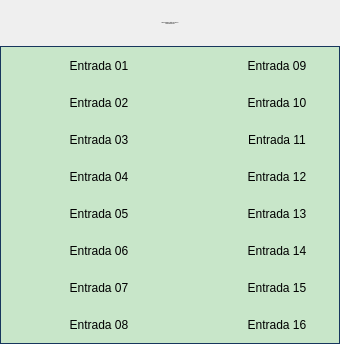
<?xml version="1.0" encoding="UTF-8"?>
<ui version="4.0">
 <class>Form</class>
 <widget class="QWidget" name="Form">
  <property name="geometry">
   <rect>
    <x>0</x>
    <y>0</y>
    <width>340</width>
    <height>344</height>
   </rect>
  </property>
  <property name="minimumSize">
   <size>
    <width>340</width>
    <height>340</height>
   </size>
  </property>
  <property name="maximumSize">
   <size>
    <width>340</width>
    <height>344</height>
   </size>
  </property>
  <property name="windowTitle">
   <string>Cartão 5069-IB16 02 Controladora Booster</string>
  </property>
  <layout class="QVBoxLayout" name="verticalLayout">
   <property name="spacing">
    <number>0</number>
   </property>
   <property name="leftMargin">
    <number>0</number>
   </property>
   <property name="topMargin">
    <number>0</number>
   </property>
   <property name="rightMargin">
    <number>0</number>
   </property>
   <property name="bottomMargin">
    <number>0</number>
   </property>
   <item>
    <layout class="QVBoxLayout" name="verticalLayout_2">
     <property name="spacing">
      <number>0</number>
     </property>
     <item>
      <widget class="PyDMLabel" name="PyDMLabel_17">
       <property name="font">
        <font>
         <pointsize>-1</pointsize>
        </font>
       </property>
       <property name="toolTip">
        <string/>
       </property>
       <property name="styleSheet">
        <string notr="true">PyDMLabel {
 qproperty-alignment: AlignCenter;
 border: 1px solid #FF17365D;
 background-color: #FF17365D;
 color: rgb(255, 255, 255);
 min-height: 45px;
 max-height: 45px;
 font-size: 14px;
}</string>
       </property>
       <property name="text">
        <string>Falhas Hardware Cartão 5069-IB16 02
Controladora Booster</string>
       </property>
       <property name="alignment">
        <set>Qt::AlignCenter</set>
       </property>
      </widget>
     </item>
     <item>
      <widget class="QFrame" name="frame">
       <property name="styleSheet">
        <string notr="true">QFrame#frame{
     border: 1px solid #FF17365D;
	 background-color: #c8e6c9;
}

PyDMByteIndicator {
  min-height: 1.50em;
  max-height: 1.50em;
  min-width: 1.50em;
}</string>
       </property>
       <property name="frameShape">
        <enum>QFrame::StyledPanel</enum>
       </property>
       <property name="frameShadow">
        <enum>QFrame::Raised</enum>
       </property>
       <layout class="QVBoxLayout" name="verticalLayout_3">
        <property name="spacing">
         <number>0</number>
        </property>
        <property name="leftMargin">
         <number>0</number>
        </property>
        <property name="topMargin">
         <number>0</number>
        </property>
        <property name="rightMargin">
         <number>0</number>
        </property>
        <property name="bottomMargin">
         <number>0</number>
        </property>
        <item>
         <layout class="QGridLayout" name="gridLayout">
          <property name="leftMargin">
           <number>5</number>
          </property>
          <property name="topMargin">
           <number>5</number>
          </property>
          <property name="rightMargin">
           <number>5</number>
          </property>
          <property name="bottomMargin">
           <number>5</number>
          </property>
          <property name="horizontalSpacing">
           <number>5</number>
          </property>
          <property name="verticalSpacing">
           <number>10</number>
          </property>
          <item row="1" column="1">
           <widget class="PyDMLabel" name="PyDMLabel_2">
            <property name="sizePolicy">
             <sizepolicy hsizetype="Fixed" vsizetype="Fixed">
              <horstretch>0</horstretch>
              <verstretch>0</verstretch>
             </sizepolicy>
            </property>
            <property name="minimumSize">
             <size>
              <width>100</width>
              <height>25</height>
             </size>
            </property>
            <property name="maximumSize">
             <size>
              <width>100</width>
              <height>25</height>
             </size>
            </property>
            <property name="toolTip">
             <string/>
            </property>
            <property name="text">
             <string>Entrada 02</string>
            </property>
            <property name="alignment">
             <set>Qt::AlignCenter</set>
            </property>
           </widget>
          </item>
          <item row="4" column="0">
           <widget class="PyDMByteIndicator" name="PyDMByteIndicator_5">
            <property name="sizePolicy">
             <sizepolicy hsizetype="Fixed" vsizetype="Fixed">
              <horstretch>0</horstretch>
              <verstretch>0</verstretch>
             </sizepolicy>
            </property>
            <property name="minimumSize">
             <size>
              <width>27</width>
              <height>27</height>
             </size>
            </property>
            <property name="maximumSize">
             <size>
              <width>30</width>
              <height>27</height>
             </size>
            </property>
            <property name="toolTip">
             <string/>
            </property>
            <property name="channel" stdset="0">
             <string>ca://RA-RaBO02:RF-IntlkCtrl:InDig20-Mon.VAL</string>
            </property>
            <property name="onColor" stdset="0">
             <color>
              <red>255</red>
              <green>0</green>
              <blue>0</blue>
             </color>
            </property>
            <property name="offColor" stdset="0">
             <color>
              <red>0</red>
              <green>255</green>
              <blue>0</blue>
             </color>
            </property>
            <property name="showLabels" stdset="0">
             <bool>false</bool>
            </property>
            <property name="circles" stdset="0">
             <bool>true</bool>
            </property>
           </widget>
          </item>
          <item row="1" column="4">
           <widget class="PyDMLabel" name="PyDMLabel_10">
            <property name="sizePolicy">
             <sizepolicy hsizetype="Fixed" vsizetype="Fixed">
              <horstretch>0</horstretch>
              <verstretch>0</verstretch>
             </sizepolicy>
            </property>
            <property name="minimumSize">
             <size>
              <width>100</width>
              <height>25</height>
             </size>
            </property>
            <property name="maximumSize">
             <size>
              <width>100</width>
              <height>25</height>
             </size>
            </property>
            <property name="toolTip">
             <string/>
            </property>
            <property name="text">
             <string>Entrada 10</string>
            </property>
            <property name="alignment">
             <set>Qt::AlignCenter</set>
            </property>
           </widget>
          </item>
          <item row="0" column="3">
           <widget class="PyDMByteIndicator" name="PyDMByteIndicator_9">
            <property name="sizePolicy">
             <sizepolicy hsizetype="Fixed" vsizetype="Fixed">
              <horstretch>0</horstretch>
              <verstretch>0</verstretch>
             </sizepolicy>
            </property>
            <property name="minimumSize">
             <size>
              <width>27</width>
              <height>27</height>
             </size>
            </property>
            <property name="maximumSize">
             <size>
              <width>30</width>
              <height>27</height>
             </size>
            </property>
            <property name="toolTip">
             <string/>
            </property>
            <property name="alarmSensitiveContent" stdset="0">
             <bool>false</bool>
            </property>
            <property name="alarmSensitiveBorder" stdset="0">
             <bool>true</bool>
            </property>
            <property name="PyDMToolTip" stdset="0">
             <string/>
            </property>
            <property name="channel" stdset="0">
             <string>ca://RA-RaBO02:RF-IntlkCtrl:InDig24-Mon.VAL</string>
            </property>
            <property name="onColor" stdset="0">
             <color>
              <red>255</red>
              <green>0</green>
              <blue>0</blue>
             </color>
            </property>
            <property name="offColor" stdset="0">
             <color>
              <red>0</red>
              <green>255</green>
              <blue>0</blue>
             </color>
            </property>
            <property name="showLabels" stdset="0">
             <bool>false</bool>
            </property>
            <property name="bigEndian" stdset="0">
             <bool>false</bool>
            </property>
            <property name="circles" stdset="0">
             <bool>true</bool>
            </property>
            <property name="numBits" stdset="0">
             <number>1</number>
            </property>
            <property name="shift" stdset="0">
             <number>0</number>
            </property>
            <property name="labels" stdset="0">
             <stringlist>
              <string>Bit 0</string>
             </stringlist>
            </property>
           </widget>
          </item>
          <item row="3" column="0">
           <widget class="PyDMByteIndicator" name="PyDMByteIndicator_4">
            <property name="sizePolicy">
             <sizepolicy hsizetype="Fixed" vsizetype="Fixed">
              <horstretch>0</horstretch>
              <verstretch>0</verstretch>
             </sizepolicy>
            </property>
            <property name="minimumSize">
             <size>
              <width>27</width>
              <height>27</height>
             </size>
            </property>
            <property name="maximumSize">
             <size>
              <width>30</width>
              <height>27</height>
             </size>
            </property>
            <property name="toolTip">
             <string/>
            </property>
            <property name="channel" stdset="0">
             <string>ca://RA-RaBO02:RF-IntlkCtrl:InDig19-Mon.VAL</string>
            </property>
            <property name="onColor" stdset="0">
             <color>
              <red>255</red>
              <green>0</green>
              <blue>0</blue>
             </color>
            </property>
            <property name="offColor" stdset="0">
             <color>
              <red>0</red>
              <green>255</green>
              <blue>0</blue>
             </color>
            </property>
            <property name="showLabels" stdset="0">
             <bool>false</bool>
            </property>
            <property name="circles" stdset="0">
             <bool>true</bool>
            </property>
           </widget>
          </item>
          <item row="3" column="1">
           <widget class="PyDMLabel" name="PyDMLabel_4">
            <property name="sizePolicy">
             <sizepolicy hsizetype="Fixed" vsizetype="Fixed">
              <horstretch>0</horstretch>
              <verstretch>0</verstretch>
             </sizepolicy>
            </property>
            <property name="minimumSize">
             <size>
              <width>100</width>
              <height>25</height>
             </size>
            </property>
            <property name="maximumSize">
             <size>
              <width>100</width>
              <height>25</height>
             </size>
            </property>
            <property name="toolTip">
             <string/>
            </property>
            <property name="text">
             <string>Entrada 04</string>
            </property>
            <property name="alignment">
             <set>Qt::AlignCenter</set>
            </property>
           </widget>
          </item>
          <item row="7" column="0">
           <widget class="PyDMByteIndicator" name="PyDMByteIndicator_8">
            <property name="sizePolicy">
             <sizepolicy hsizetype="Fixed" vsizetype="Fixed">
              <horstretch>0</horstretch>
              <verstretch>0</verstretch>
             </sizepolicy>
            </property>
            <property name="minimumSize">
             <size>
              <width>27</width>
              <height>27</height>
             </size>
            </property>
            <property name="maximumSize">
             <size>
              <width>30</width>
              <height>27</height>
             </size>
            </property>
            <property name="toolTip">
             <string/>
            </property>
            <property name="channel" stdset="0">
             <string>ca://RA-RaBO02:RF-IntlkCtrl:InDig23-Mon.VAL</string>
            </property>
            <property name="onColor" stdset="0">
             <color>
              <red>255</red>
              <green>0</green>
              <blue>0</blue>
             </color>
            </property>
            <property name="offColor" stdset="0">
             <color>
              <red>0</red>
              <green>255</green>
              <blue>0</blue>
             </color>
            </property>
            <property name="showLabels" stdset="0">
             <bool>false</bool>
            </property>
            <property name="circles" stdset="0">
             <bool>true</bool>
            </property>
           </widget>
          </item>
          <item row="0" column="2" rowspan="8">
           <spacer name="verticalSpacer">
            <property name="orientation">
             <enum>Qt::Vertical</enum>
            </property>
            <property name="sizeHint" stdset="0">
             <size>
              <width>30</width>
              <height>40</height>
             </size>
            </property>
           </spacer>
          </item>
          <item row="3" column="3">
           <widget class="PyDMByteIndicator" name="PyDMByteIndicator_12">
            <property name="sizePolicy">
             <sizepolicy hsizetype="Fixed" vsizetype="Fixed">
              <horstretch>0</horstretch>
              <verstretch>0</verstretch>
             </sizepolicy>
            </property>
            <property name="minimumSize">
             <size>
              <width>27</width>
              <height>27</height>
             </size>
            </property>
            <property name="maximumSize">
             <size>
              <width>30</width>
              <height>27</height>
             </size>
            </property>
            <property name="toolTip">
             <string/>
            </property>
            <property name="channel" stdset="0">
             <string>ca://RA-RaBO02:RF-IntlkCtrl:InDig27-Mon.VAL</string>
            </property>
            <property name="onColor" stdset="0">
             <color>
              <red>255</red>
              <green>0</green>
              <blue>0</blue>
             </color>
            </property>
            <property name="offColor" stdset="0">
             <color>
              <red>0</red>
              <green>255</green>
              <blue>0</blue>
             </color>
            </property>
            <property name="showLabels" stdset="0">
             <bool>false</bool>
            </property>
            <property name="circles" stdset="0">
             <bool>true</bool>
            </property>
           </widget>
          </item>
          <item row="1" column="3">
           <widget class="PyDMByteIndicator" name="PyDMByteIndicator_10">
            <property name="sizePolicy">
             <sizepolicy hsizetype="Fixed" vsizetype="Fixed">
              <horstretch>0</horstretch>
              <verstretch>0</verstretch>
             </sizepolicy>
            </property>
            <property name="minimumSize">
             <size>
              <width>27</width>
              <height>27</height>
             </size>
            </property>
            <property name="maximumSize">
             <size>
              <width>30</width>
              <height>27</height>
             </size>
            </property>
            <property name="toolTip">
             <string/>
            </property>
            <property name="channel" stdset="0">
             <string>ca://RA-RaBO02:RF-IntlkCtrl:InDig25-Mon.VAL</string>
            </property>
            <property name="onColor" stdset="0">
             <color>
              <red>255</red>
              <green>0</green>
              <blue>0</blue>
             </color>
            </property>
            <property name="offColor" stdset="0">
             <color>
              <red>0</red>
              <green>255</green>
              <blue>0</blue>
             </color>
            </property>
            <property name="showLabels" stdset="0">
             <bool>false</bool>
            </property>
            <property name="circles" stdset="0">
             <bool>true</bool>
            </property>
           </widget>
          </item>
          <item row="0" column="0">
           <widget class="PyDMByteIndicator" name="PyDMByteIndicator">
            <property name="sizePolicy">
             <sizepolicy hsizetype="Fixed" vsizetype="Fixed">
              <horstretch>0</horstretch>
              <verstretch>0</verstretch>
             </sizepolicy>
            </property>
            <property name="minimumSize">
             <size>
              <width>27</width>
              <height>27</height>
             </size>
            </property>
            <property name="maximumSize">
             <size>
              <width>30</width>
              <height>27</height>
             </size>
            </property>
            <property name="toolTip">
             <string/>
            </property>
            <property name="channel" stdset="0">
             <string>ca://RA-RaBO02:RF-IntlkCtrl:InDig16-Mon.VAL</string>
            </property>
            <property name="onColor" stdset="0">
             <color>
              <red>255</red>
              <green>0</green>
              <blue>0</blue>
             </color>
            </property>
            <property name="offColor" stdset="0">
             <color>
              <red>0</red>
              <green>255</green>
              <blue>0</blue>
             </color>
            </property>
            <property name="showLabels" stdset="0">
             <bool>false</bool>
            </property>
            <property name="circles" stdset="0">
             <bool>true</bool>
            </property>
            <property name="labelPosition" stdset="0">
             <enum>QTabWidget::East</enum>
            </property>
           </widget>
          </item>
          <item row="6" column="4">
           <widget class="PyDMLabel" name="PyDMLabel_15">
            <property name="sizePolicy">
             <sizepolicy hsizetype="Fixed" vsizetype="Fixed">
              <horstretch>0</horstretch>
              <verstretch>0</verstretch>
             </sizepolicy>
            </property>
            <property name="minimumSize">
             <size>
              <width>100</width>
              <height>25</height>
             </size>
            </property>
            <property name="maximumSize">
             <size>
              <width>100</width>
              <height>25</height>
             </size>
            </property>
            <property name="toolTip">
             <string/>
            </property>
            <property name="text">
             <string>Entrada 15</string>
            </property>
            <property name="alignment">
             <set>Qt::AlignCenter</set>
            </property>
           </widget>
          </item>
          <item row="6" column="1">
           <widget class="PyDMLabel" name="PyDMLabel_7">
            <property name="sizePolicy">
             <sizepolicy hsizetype="Fixed" vsizetype="Fixed">
              <horstretch>0</horstretch>
              <verstretch>0</verstretch>
             </sizepolicy>
            </property>
            <property name="minimumSize">
             <size>
              <width>100</width>
              <height>25</height>
             </size>
            </property>
            <property name="maximumSize">
             <size>
              <width>100</width>
              <height>25</height>
             </size>
            </property>
            <property name="toolTip">
             <string/>
            </property>
            <property name="text">
             <string>Entrada 07</string>
            </property>
            <property name="alignment">
             <set>Qt::AlignCenter</set>
            </property>
           </widget>
          </item>
          <item row="0" column="4">
           <widget class="PyDMLabel" name="PyDMLabel_9">
            <property name="sizePolicy">
             <sizepolicy hsizetype="Fixed" vsizetype="Fixed">
              <horstretch>0</horstretch>
              <verstretch>0</verstretch>
             </sizepolicy>
            </property>
            <property name="minimumSize">
             <size>
              <width>100</width>
              <height>25</height>
             </size>
            </property>
            <property name="maximumSize">
             <size>
              <width>100</width>
              <height>25</height>
             </size>
            </property>
            <property name="toolTip">
             <string/>
            </property>
            <property name="text">
             <string>Entrada 09</string>
            </property>
            <property name="alignment">
             <set>Qt::AlignCenter</set>
            </property>
           </widget>
          </item>
          <item row="2" column="4">
           <widget class="PyDMLabel" name="PyDMLabel_11">
            <property name="sizePolicy">
             <sizepolicy hsizetype="Fixed" vsizetype="Fixed">
              <horstretch>0</horstretch>
              <verstretch>0</verstretch>
             </sizepolicy>
            </property>
            <property name="minimumSize">
             <size>
              <width>100</width>
              <height>25</height>
             </size>
            </property>
            <property name="maximumSize">
             <size>
              <width>100</width>
              <height>25</height>
             </size>
            </property>
            <property name="toolTip">
             <string/>
            </property>
            <property name="text">
             <string>Entrada 11</string>
            </property>
            <property name="alignment">
             <set>Qt::AlignCenter</set>
            </property>
           </widget>
          </item>
          <item row="5" column="1">
           <widget class="PyDMLabel" name="PyDMLabel_6">
            <property name="sizePolicy">
             <sizepolicy hsizetype="Fixed" vsizetype="Fixed">
              <horstretch>0</horstretch>
              <verstretch>0</verstretch>
             </sizepolicy>
            </property>
            <property name="minimumSize">
             <size>
              <width>100</width>
              <height>25</height>
             </size>
            </property>
            <property name="maximumSize">
             <size>
              <width>100</width>
              <height>25</height>
             </size>
            </property>
            <property name="toolTip">
             <string/>
            </property>
            <property name="text">
             <string>Entrada 06</string>
            </property>
            <property name="alignment">
             <set>Qt::AlignCenter</set>
            </property>
           </widget>
          </item>
          <item row="1" column="0">
           <widget class="PyDMByteIndicator" name="PyDMByteIndicator_2">
            <property name="sizePolicy">
             <sizepolicy hsizetype="Fixed" vsizetype="Fixed">
              <horstretch>0</horstretch>
              <verstretch>0</verstretch>
             </sizepolicy>
            </property>
            <property name="minimumSize">
             <size>
              <width>27</width>
              <height>27</height>
             </size>
            </property>
            <property name="maximumSize">
             <size>
              <width>30</width>
              <height>27</height>
             </size>
            </property>
            <property name="toolTip">
             <string/>
            </property>
            <property name="channel" stdset="0">
             <string>ca://RA-RaBO02:RF-IntlkCtrl:InDig17-Mon.VAL</string>
            </property>
            <property name="onColor" stdset="0">
             <color>
              <red>255</red>
              <green>0</green>
              <blue>0</blue>
             </color>
            </property>
            <property name="offColor" stdset="0">
             <color>
              <red>0</red>
              <green>255</green>
              <blue>0</blue>
             </color>
            </property>
            <property name="showLabels" stdset="0">
             <bool>false</bool>
            </property>
            <property name="circles" stdset="0">
             <bool>true</bool>
            </property>
           </widget>
          </item>
          <item row="0" column="1">
           <widget class="PyDMLabel" name="PyDMLabel">
            <property name="sizePolicy">
             <sizepolicy hsizetype="Fixed" vsizetype="Fixed">
              <horstretch>0</horstretch>
              <verstretch>0</verstretch>
             </sizepolicy>
            </property>
            <property name="minimumSize">
             <size>
              <width>100</width>
              <height>25</height>
             </size>
            </property>
            <property name="maximumSize">
             <size>
              <width>100</width>
              <height>25</height>
             </size>
            </property>
            <property name="toolTip">
             <string/>
            </property>
            <property name="text">
             <string>Entrada 01</string>
            </property>
            <property name="alignment">
             <set>Qt::AlignCenter</set>
            </property>
            <property name="channel" stdset="0">
             <string/>
            </property>
           </widget>
          </item>
          <item row="6" column="0">
           <widget class="PyDMByteIndicator" name="PyDMByteIndicator_7">
            <property name="sizePolicy">
             <sizepolicy hsizetype="Fixed" vsizetype="Fixed">
              <horstretch>0</horstretch>
              <verstretch>0</verstretch>
             </sizepolicy>
            </property>
            <property name="minimumSize">
             <size>
              <width>27</width>
              <height>27</height>
             </size>
            </property>
            <property name="maximumSize">
             <size>
              <width>30</width>
              <height>27</height>
             </size>
            </property>
            <property name="toolTip">
             <string/>
            </property>
            <property name="channel" stdset="0">
             <string>ca://C.VAL</string>
            </property>
            <property name="onColor" stdset="0">
             <color>
              <red>255</red>
              <green>0</green>
              <blue>0</blue>
             </color>
            </property>
            <property name="offColor" stdset="0">
             <color>
              <red>0</red>
              <green>255</green>
              <blue>0</blue>
             </color>
            </property>
            <property name="orientation" stdset="0">
             <enum>Qt::Vertical</enum>
            </property>
            <property name="showLabels" stdset="0">
             <bool>false</bool>
            </property>
            <property name="circles" stdset="0">
             <bool>true</bool>
            </property>
           </widget>
          </item>
          <item row="4" column="1">
           <widget class="PyDMLabel" name="PyDMLabel_5">
            <property name="sizePolicy">
             <sizepolicy hsizetype="Fixed" vsizetype="Fixed">
              <horstretch>0</horstretch>
              <verstretch>0</verstretch>
             </sizepolicy>
            </property>
            <property name="minimumSize">
             <size>
              <width>100</width>
              <height>25</height>
             </size>
            </property>
            <property name="maximumSize">
             <size>
              <width>100</width>
              <height>25</height>
             </size>
            </property>
            <property name="toolTip">
             <string/>
            </property>
            <property name="text">
             <string>Entrada 05</string>
            </property>
            <property name="alignment">
             <set>Qt::AlignCenter</set>
            </property>
           </widget>
          </item>
          <item row="3" column="4">
           <widget class="PyDMLabel" name="PyDMLabel_12">
            <property name="sizePolicy">
             <sizepolicy hsizetype="Fixed" vsizetype="Fixed">
              <horstretch>0</horstretch>
              <verstretch>0</verstretch>
             </sizepolicy>
            </property>
            <property name="minimumSize">
             <size>
              <width>100</width>
              <height>25</height>
             </size>
            </property>
            <property name="maximumSize">
             <size>
              <width>100</width>
              <height>25</height>
             </size>
            </property>
            <property name="toolTip">
             <string/>
            </property>
            <property name="text">
             <string>Entrada 12</string>
            </property>
            <property name="alignment">
             <set>Qt::AlignCenter</set>
            </property>
           </widget>
          </item>
          <item row="2" column="3">
           <widget class="PyDMByteIndicator" name="PyDMByteIndicator_11">
            <property name="sizePolicy">
             <sizepolicy hsizetype="Fixed" vsizetype="Fixed">
              <horstretch>0</horstretch>
              <verstretch>0</verstretch>
             </sizepolicy>
            </property>
            <property name="minimumSize">
             <size>
              <width>27</width>
              <height>27</height>
             </size>
            </property>
            <property name="maximumSize">
             <size>
              <width>30</width>
              <height>27</height>
             </size>
            </property>
            <property name="toolTip">
             <string/>
            </property>
            <property name="channel" stdset="0">
             <string>ca://RA-RaBO02:RF-IntlkCtrl:InDig26-Mon.VAL</string>
            </property>
            <property name="onColor" stdset="0">
             <color>
              <red>255</red>
              <green>0</green>
              <blue>0</blue>
             </color>
            </property>
            <property name="offColor" stdset="0">
             <color>
              <red>0</red>
              <green>255</green>
              <blue>0</blue>
             </color>
            </property>
            <property name="showLabels" stdset="0">
             <bool>false</bool>
            </property>
            <property name="circles" stdset="0">
             <bool>true</bool>
            </property>
           </widget>
          </item>
          <item row="2" column="0">
           <widget class="PyDMByteIndicator" name="PyDMByteIndicator_3">
            <property name="sizePolicy">
             <sizepolicy hsizetype="Fixed" vsizetype="Fixed">
              <horstretch>0</horstretch>
              <verstretch>0</verstretch>
             </sizepolicy>
            </property>
            <property name="minimumSize">
             <size>
              <width>27</width>
              <height>27</height>
             </size>
            </property>
            <property name="maximumSize">
             <size>
              <width>30</width>
              <height>27</height>
             </size>
            </property>
            <property name="toolTip">
             <string/>
            </property>
            <property name="channel" stdset="0">
             <string>ca://RA-RaBO02:RF-IntlkCtrl:InDig18-Mon.VAL</string>
            </property>
            <property name="onColor" stdset="0">
             <color>
              <red>255</red>
              <green>0</green>
              <blue>0</blue>
             </color>
            </property>
            <property name="offColor" stdset="0">
             <color>
              <red>0</red>
              <green>255</green>
              <blue>0</blue>
             </color>
            </property>
            <property name="showLabels" stdset="0">
             <bool>false</bool>
            </property>
            <property name="circles" stdset="0">
             <bool>true</bool>
            </property>
           </widget>
          </item>
          <item row="4" column="3">
           <widget class="PyDMByteIndicator" name="PyDMByteIndicator_13">
            <property name="sizePolicy">
             <sizepolicy hsizetype="Fixed" vsizetype="Fixed">
              <horstretch>0</horstretch>
              <verstretch>0</verstretch>
             </sizepolicy>
            </property>
            <property name="minimumSize">
             <size>
              <width>27</width>
              <height>27</height>
             </size>
            </property>
            <property name="maximumSize">
             <size>
              <width>30</width>
              <height>27</height>
             </size>
            </property>
            <property name="toolTip">
             <string/>
            </property>
            <property name="channel" stdset="0">
             <string>ca://RA-RaBO02:RF-IntlkCtrl:InDig28-Mon.VAL</string>
            </property>
            <property name="onColor" stdset="0">
             <color>
              <red>255</red>
              <green>0</green>
              <blue>0</blue>
             </color>
            </property>
            <property name="offColor" stdset="0">
             <color>
              <red>0</red>
              <green>255</green>
              <blue>0</blue>
             </color>
            </property>
            <property name="showLabels" stdset="0">
             <bool>false</bool>
            </property>
            <property name="circles" stdset="0">
             <bool>true</bool>
            </property>
           </widget>
          </item>
          <item row="2" column="1">
           <widget class="PyDMLabel" name="PyDMLabel_3">
            <property name="sizePolicy">
             <sizepolicy hsizetype="Fixed" vsizetype="Fixed">
              <horstretch>0</horstretch>
              <verstretch>0</verstretch>
             </sizepolicy>
            </property>
            <property name="minimumSize">
             <size>
              <width>100</width>
              <height>25</height>
             </size>
            </property>
            <property name="maximumSize">
             <size>
              <width>100</width>
              <height>25</height>
             </size>
            </property>
            <property name="toolTip">
             <string/>
            </property>
            <property name="text">
             <string>Entrada 03</string>
            </property>
            <property name="alignment">
             <set>Qt::AlignCenter</set>
            </property>
           </widget>
          </item>
          <item row="5" column="3">
           <widget class="PyDMByteIndicator" name="PyDMByteIndicator_14">
            <property name="sizePolicy">
             <sizepolicy hsizetype="Fixed" vsizetype="Fixed">
              <horstretch>0</horstretch>
              <verstretch>0</verstretch>
             </sizepolicy>
            </property>
            <property name="minimumSize">
             <size>
              <width>27</width>
              <height>27</height>
             </size>
            </property>
            <property name="maximumSize">
             <size>
              <width>30</width>
              <height>27</height>
             </size>
            </property>
            <property name="toolTip">
             <string/>
            </property>
            <property name="channel" stdset="0">
             <string>ca://RA-RaBO02:RF-IntlkCtrl:InDig29-Mon.VAL</string>
            </property>
            <property name="onColor" stdset="0">
             <color>
              <red>255</red>
              <green>0</green>
              <blue>0</blue>
             </color>
            </property>
            <property name="offColor" stdset="0">
             <color>
              <red>0</red>
              <green>255</green>
              <blue>0</blue>
             </color>
            </property>
            <property name="showLabels" stdset="0">
             <bool>false</bool>
            </property>
            <property name="circles" stdset="0">
             <bool>true</bool>
            </property>
           </widget>
          </item>
          <item row="7" column="3">
           <widget class="PyDMByteIndicator" name="PyDMByteIndicator_16">
            <property name="sizePolicy">
             <sizepolicy hsizetype="Fixed" vsizetype="Fixed">
              <horstretch>0</horstretch>
              <verstretch>0</verstretch>
             </sizepolicy>
            </property>
            <property name="minimumSize">
             <size>
              <width>27</width>
              <height>27</height>
             </size>
            </property>
            <property name="maximumSize">
             <size>
              <width>30</width>
              <height>27</height>
             </size>
            </property>
            <property name="toolTip">
             <string/>
            </property>
            <property name="channel" stdset="0">
             <string>ca://RA-RaBO02:RF-IntlkCtrl:InDig31-Mon.VAL</string>
            </property>
            <property name="onColor" stdset="0">
             <color>
              <red>255</red>
              <green>0</green>
              <blue>0</blue>
             </color>
            </property>
            <property name="offColor" stdset="0">
             <color>
              <red>0</red>
              <green>255</green>
              <blue>0</blue>
             </color>
            </property>
            <property name="showLabels" stdset="0">
             <bool>false</bool>
            </property>
            <property name="circles" stdset="0">
             <bool>true</bool>
            </property>
           </widget>
          </item>
          <item row="6" column="3">
           <widget class="PyDMByteIndicator" name="PyDMByteIndicator_15">
            <property name="sizePolicy">
             <sizepolicy hsizetype="Fixed" vsizetype="Fixed">
              <horstretch>0</horstretch>
              <verstretch>0</verstretch>
             </sizepolicy>
            </property>
            <property name="minimumSize">
             <size>
              <width>27</width>
              <height>27</height>
             </size>
            </property>
            <property name="maximumSize">
             <size>
              <width>30</width>
              <height>27</height>
             </size>
            </property>
            <property name="toolTip">
             <string/>
            </property>
            <property name="channel" stdset="0">
             <string>ca://RA-RaBO02:RF-IntlkCtrl:InDig30-Mon.VAL</string>
            </property>
            <property name="onColor" stdset="0">
             <color>
              <red>255</red>
              <green>0</green>
              <blue>0</blue>
             </color>
            </property>
            <property name="offColor" stdset="0">
             <color>
              <red>0</red>
              <green>255</green>
              <blue>0</blue>
             </color>
            </property>
            <property name="showLabels" stdset="0">
             <bool>false</bool>
            </property>
            <property name="circles" stdset="0">
             <bool>true</bool>
            </property>
           </widget>
          </item>
          <item row="5" column="0">
           <widget class="PyDMByteIndicator" name="PyDMByteIndicator_6">
            <property name="sizePolicy">
             <sizepolicy hsizetype="Fixed" vsizetype="Fixed">
              <horstretch>0</horstretch>
              <verstretch>0</verstretch>
             </sizepolicy>
            </property>
            <property name="minimumSize">
             <size>
              <width>27</width>
              <height>27</height>
             </size>
            </property>
            <property name="maximumSize">
             <size>
              <width>30</width>
              <height>27</height>
             </size>
            </property>
            <property name="toolTip">
             <string/>
            </property>
            <property name="channel" stdset="0">
             <string>ca://RA-RaBO02:RF-IntlkCtrl:InDig21-Mon.VAL</string>
            </property>
            <property name="onColor" stdset="0">
             <color>
              <red>255</red>
              <green>0</green>
              <blue>0</blue>
             </color>
            </property>
            <property name="offColor" stdset="0">
             <color>
              <red>0</red>
              <green>255</green>
              <blue>0</blue>
             </color>
            </property>
            <property name="showLabels" stdset="0">
             <bool>false</bool>
            </property>
            <property name="circles" stdset="0">
             <bool>true</bool>
            </property>
           </widget>
          </item>
          <item row="5" column="4">
           <widget class="PyDMLabel" name="PyDMLabel_14">
            <property name="sizePolicy">
             <sizepolicy hsizetype="Fixed" vsizetype="Fixed">
              <horstretch>0</horstretch>
              <verstretch>0</verstretch>
             </sizepolicy>
            </property>
            <property name="minimumSize">
             <size>
              <width>100</width>
              <height>25</height>
             </size>
            </property>
            <property name="maximumSize">
             <size>
              <width>100</width>
              <height>25</height>
             </size>
            </property>
            <property name="toolTip">
             <string/>
            </property>
            <property name="text">
             <string>Entrada 14</string>
            </property>
            <property name="alignment">
             <set>Qt::AlignCenter</set>
            </property>
           </widget>
          </item>
          <item row="7" column="4">
           <widget class="PyDMLabel" name="PyDMLabel_16">
            <property name="sizePolicy">
             <sizepolicy hsizetype="Fixed" vsizetype="Fixed">
              <horstretch>0</horstretch>
              <verstretch>0</verstretch>
             </sizepolicy>
            </property>
            <property name="minimumSize">
             <size>
              <width>100</width>
              <height>25</height>
             </size>
            </property>
            <property name="maximumSize">
             <size>
              <width>100</width>
              <height>25</height>
             </size>
            </property>
            <property name="toolTip">
             <string/>
            </property>
            <property name="text">
             <string>Entrada 16</string>
            </property>
            <property name="alignment">
             <set>Qt::AlignCenter</set>
            </property>
           </widget>
          </item>
          <item row="4" column="4">
           <widget class="PyDMLabel" name="PyDMLabel_13">
            <property name="sizePolicy">
             <sizepolicy hsizetype="Fixed" vsizetype="Fixed">
              <horstretch>0</horstretch>
              <verstretch>0</verstretch>
             </sizepolicy>
            </property>
            <property name="minimumSize">
             <size>
              <width>100</width>
              <height>25</height>
             </size>
            </property>
            <property name="maximumSize">
             <size>
              <width>100</width>
              <height>25</height>
             </size>
            </property>
            <property name="toolTip">
             <string/>
            </property>
            <property name="text">
             <string>Entrada 13</string>
            </property>
            <property name="alignment">
             <set>Qt::AlignCenter</set>
            </property>
           </widget>
          </item>
          <item row="7" column="1">
           <widget class="PyDMLabel" name="PyDMLabel_8">
            <property name="sizePolicy">
             <sizepolicy hsizetype="Fixed" vsizetype="Fixed">
              <horstretch>0</horstretch>
              <verstretch>0</verstretch>
             </sizepolicy>
            </property>
            <property name="minimumSize">
             <size>
              <width>100</width>
              <height>25</height>
             </size>
            </property>
            <property name="maximumSize">
             <size>
              <width>100</width>
              <height>25</height>
             </size>
            </property>
            <property name="toolTip">
             <string/>
            </property>
            <property name="text">
             <string>Entrada 08</string>
            </property>
            <property name="alignment">
             <set>Qt::AlignCenter</set>
            </property>
           </widget>
          </item>
         </layout>
        </item>
       </layout>
      </widget>
     </item>
    </layout>
   </item>
  </layout>
 </widget>
 <customwidgets>
  <customwidget>
   <class>PyDMLabel</class>
   <extends>QLabel</extends>
   <header>pydm.widgets.label</header>
  </customwidget>
  <customwidget>
   <class>PyDMByteIndicator</class>
   <extends>QWidget</extends>
   <header>pydm.widgets.byte</header>
  </customwidget>
 </customwidgets>
 <resources/>
 <connections/>
</ui>
